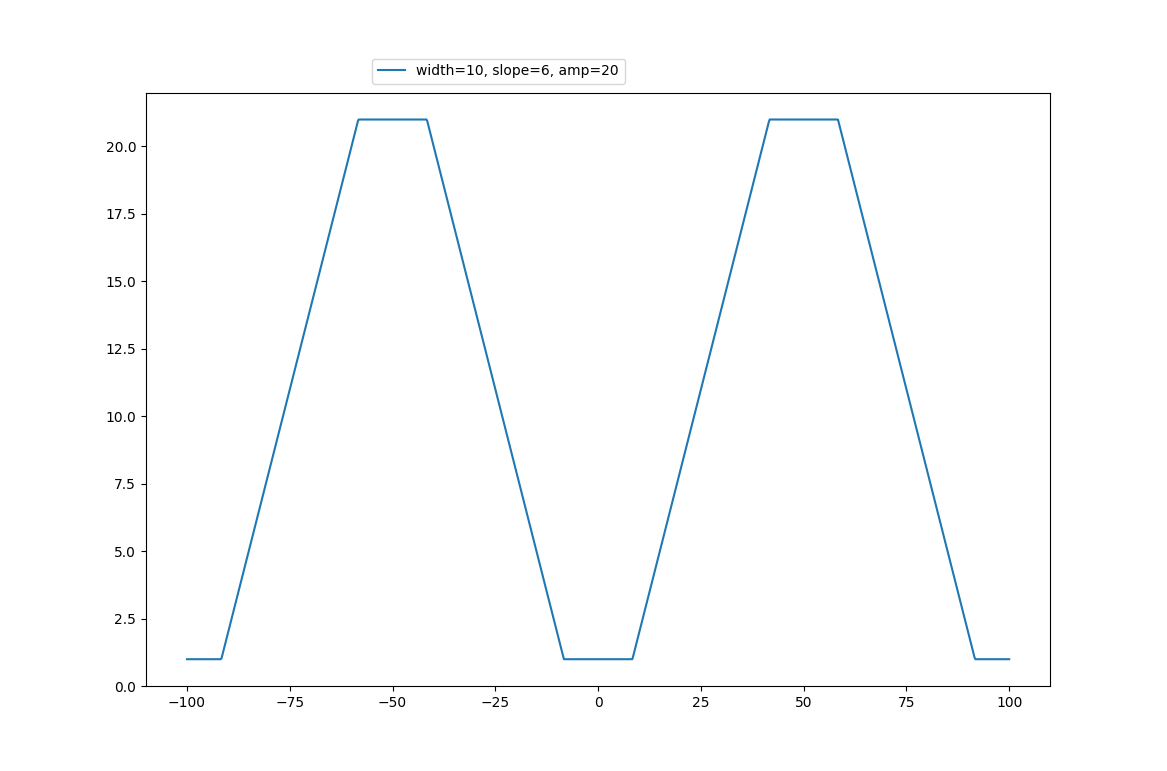

Write Python code to recreate this figure.
from scipy import signal
import matplotlib.pyplot as plt
import numpy as np


#def trapzoid_signal(x, width=2., slope=1., amp=1., offs=0):
def trapzoid_signal(x, width=2., slope=1., amp=10., offs=1):
    #a = 10 * slope*width*signal.sawtooth(2 * np.pi * 1/10* x/width, width=0.5)/4.
    #a = slope * width * signal.sawtooth(2 * np.pi * 1/10 * x/width, width=0.5)/4.
    a = slope * width * signal.sawtooth(2 * np.pi * 1/10 * x/width - 0.001, width=0.5)/4.
    a[a>amp/2.] = amp/2.
    a[a<-amp/2.] = -amp/2.
    return a + amp/2. + offs

x = np.linspace(100, -100, 1000)
#plt.plot(t,trapzoid_signal(x, width=2, slope=2, amp=1.), label="width=2, slope=2, amp=1")
#plt.plot(x,trapzoid_signal(x, width=4, slope=1, amp=0.6), label="width=4, slope=1, amp=0.6")
plt.plot(x,trapzoid_signal(x, width=10, slope=6, amp=20), label="width=10, slope=6, amp=20")

plt.legend( loc=(0.25,1.015))
plt.show()
